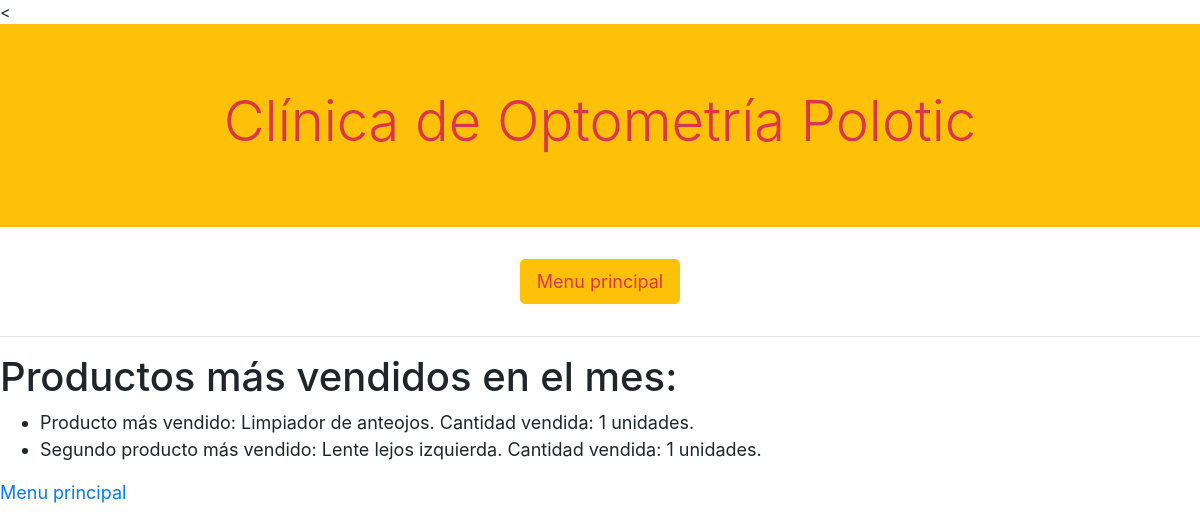
Before: /productos_mas_vendidos with the older database file.
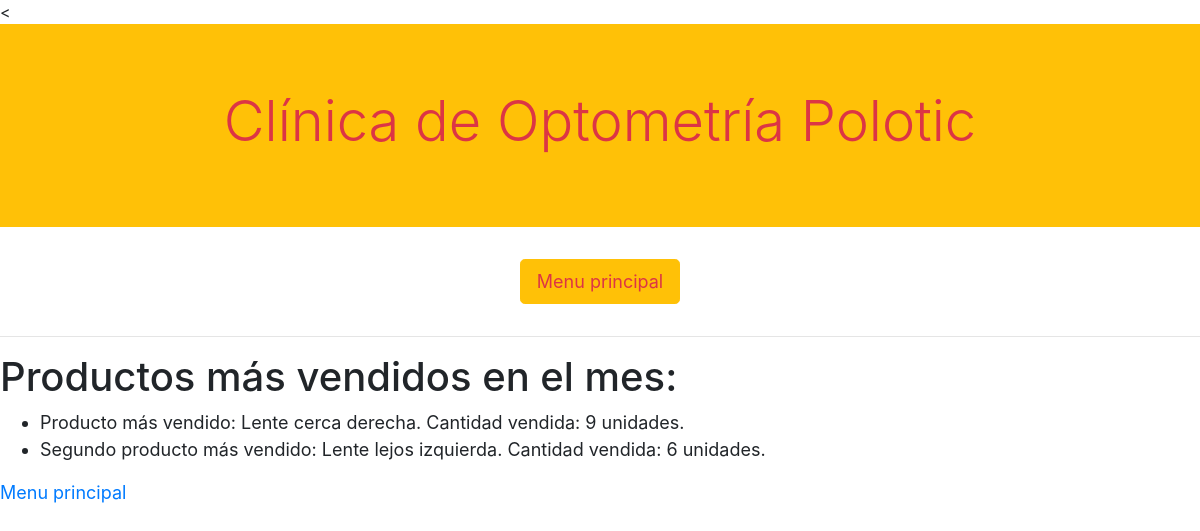
After: the same page with the newer database file.
### clinica/models.py (models this page shows, shortened)
class Producto(models.Model):
    nombre_producto = models.CharField(max_length=64)
    precio = models.DecimalField(decimal_places=2, max_digits=5)
    lejos_cerca = models.ForeignKey(LejosCerca, on_delete=models.RESTRICT, related_name="lejos_o_cerca")
    izquierda_derecha = models.ForeignKey(IzquierdaDerecha, on_delete=models.RESTRICT, related_name="izquierda_o_derecha")
    armazon = models.ForeignKey(Armazon, on_delete=models.RESTRICT, related_name="incluye_armazon")

### clinica/views.py (the view)
# urls.py: path("productos_mas_vendidos", views.productos_mas_vendidos, name ="productos_mas_vendidos"),
def productos_mas_vendidos(request):
    productos = Producto.objects.all()
    cant_max1 = 0
    cant_max2 = 0
    ahora = datetime.now()
    mes = timedelta(weeks=4)
    fecha = ahora - mes
    for prod in productos:
        pedidos_prod= Pedido.objects.filter(producto = prod.id).filter(fecha_y_hora__range=(fecha, ahora))
        cantidad_prod = 0
        for ped in pedidos_prod:
            cantidad_prod = cantidad_prod + ped.cantidad
        if cantidad_prod > cant_max1:
            prod_max1 = prod.nombre_producto
            cant_max1= cantidad_prod
        elif cantidad_prod > cant_max2:
            prod_max2 = prod.nombre_producto
            cant_max2= cantidad_prod
    return render(request, "clinica/productos_mas_vendidos.html", {"cant_max1": cant_max1,
                                                                   "cant_max2": cant_max2,
                                                                   "prod_max1": prod_max1,
                                                                   "prod_max2": prod_max2})

### clinica/templates/clinica/productos_mas_vendidos.html
{% extends "clinica/layout.html" %}
{% block body %}
<h1>Productos más vendidos en el mes:</h1>
<ul>
<li>Producto más vendido: {{prod_max1}}. Cantidad vendida: {{cant_max1}} unidades.</li>
<li>Segundo producto más vendido: {{prod_max2}}. Cantidad vendida: {{cant_max2}} unidades.</li>
</ul>
<a href="{% url 'usuarios:index' %}">Menu principal</a>
{% endblock %}

Changed rows visible on the page:
no longer on this page (row unchanged): Producto: nombre_producto "Limpiador de anteojos"
added Producto: nombre_producto "Lente cerca derecha"
Other visible differences:
{{ cant_max1 }}: "1" → "9"
{{ cant_max2 }}: "1" → "6"
